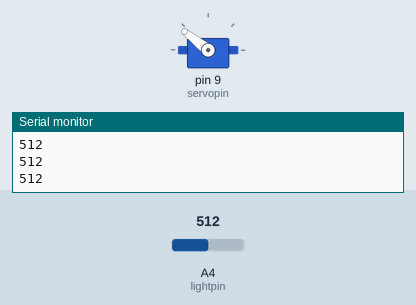
Recording of a sketch running on a simulated Arduino Uno, built with avr-gcc and run on an emulated ATmega328P. Parts: servo, the last lines printed to the serial monitor. The inputs (shaded band) are chosen by the test bench; at power-on: A4 (lightpin) = 512.

Above: at 1.2 s.
1.3 s: A4 (lightpin) set to 716
At 2.7 s:
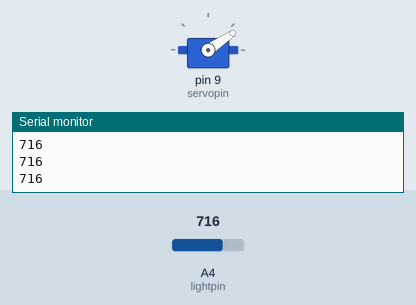
3.2 s: A4 (lightpin) set to 900
At 4.7 s:
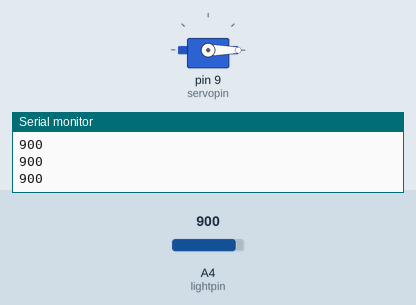
5.0 s: A4 (lightpin) set to 306
At 5.6 s:
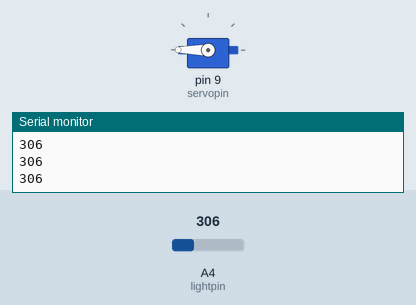
6.7 s: A4 (lightpin) set to 1023
At 7.6 s:
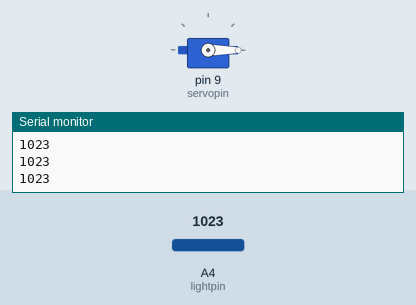
8.5 s: A4 (lightpin) set to 122
At 9.6 s:
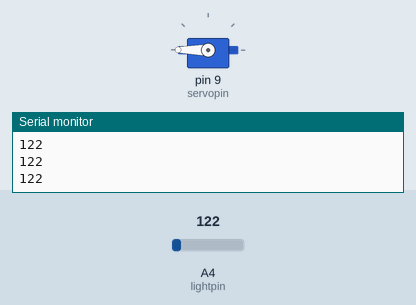
Timing chart, 0 to 11.2 s (numbered marks = the images above; inputs shaded):
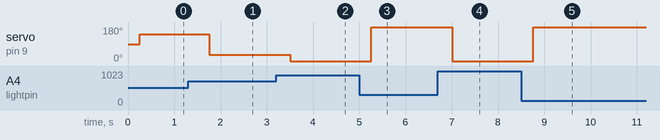

Measured:
- after the input at 1.3 s, servo on pin 9 (servopin): 142° → 34° after 0.45 s
- after the input at 3.2 s, servo on pin 9 (servopin): 34° → 0° after 0.31 s
- after the input at 5.0 s, servo on pin 9 (servopin): 0° → 180° after 0.26 s
- after the input at 6.7 s, servo on pin 9 (servopin): 180° → 0° after 0.31 s
- after the input at 8.5 s, servo on pin 9 (servopin): 0° → 180° after 0.26 s

The sketch:

Brightness_detector_using_servo.ino
```cpp
#include <Servo.h>

int lightVal;
int lightpin = A4;
int dt = 250;
int angle;
int servopin = 9;
Servo myServo;

void setup() {
  Serial.begin(9600);
  pinMode(lightpin, INPUT);
  pinMode(servopin, INPUT);
  myServo.attach(servopin);

}

void loop() {
  lightVal=analogRead(lightpin);
  Serial.println(lightVal);
  delay(dt);
  angle=(-16./30.)*lightVal + 16.*780./30.;
  myServo.write(angle);

}
```
